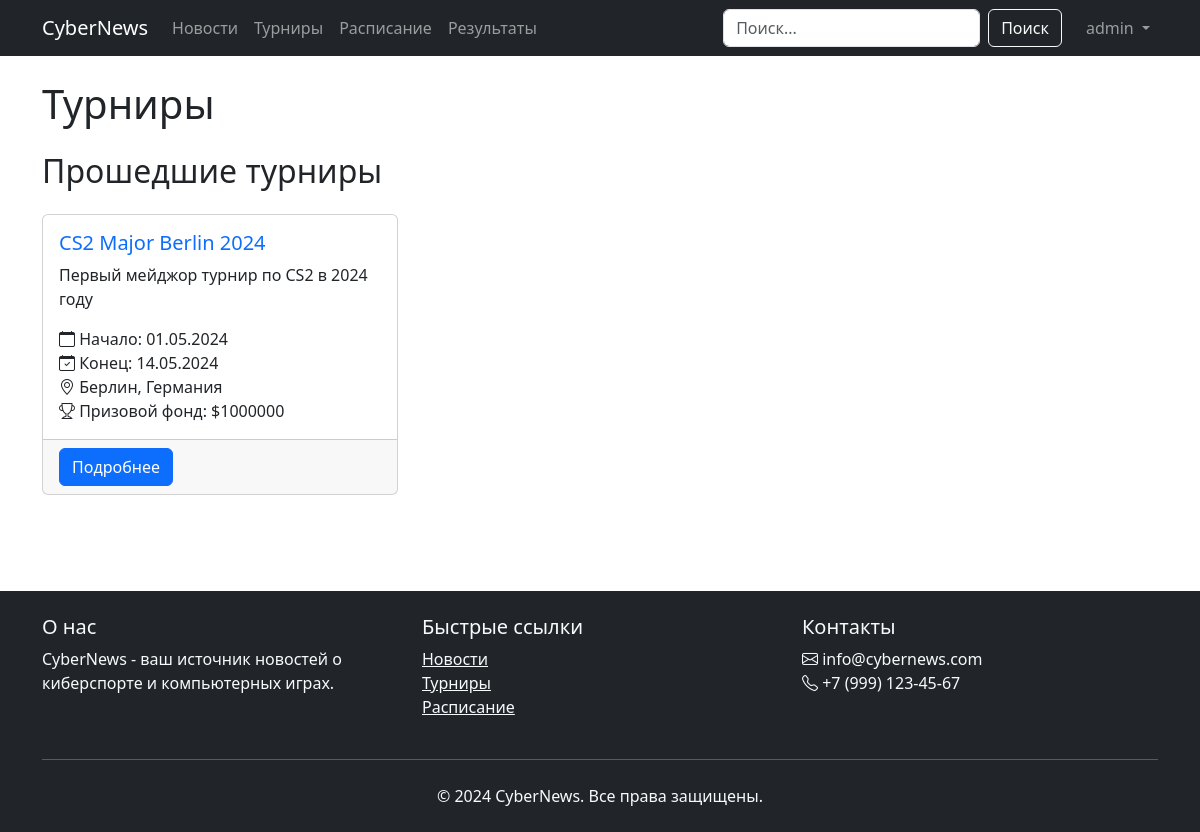
Before: /tournaments/ (signed in) with the older database file.
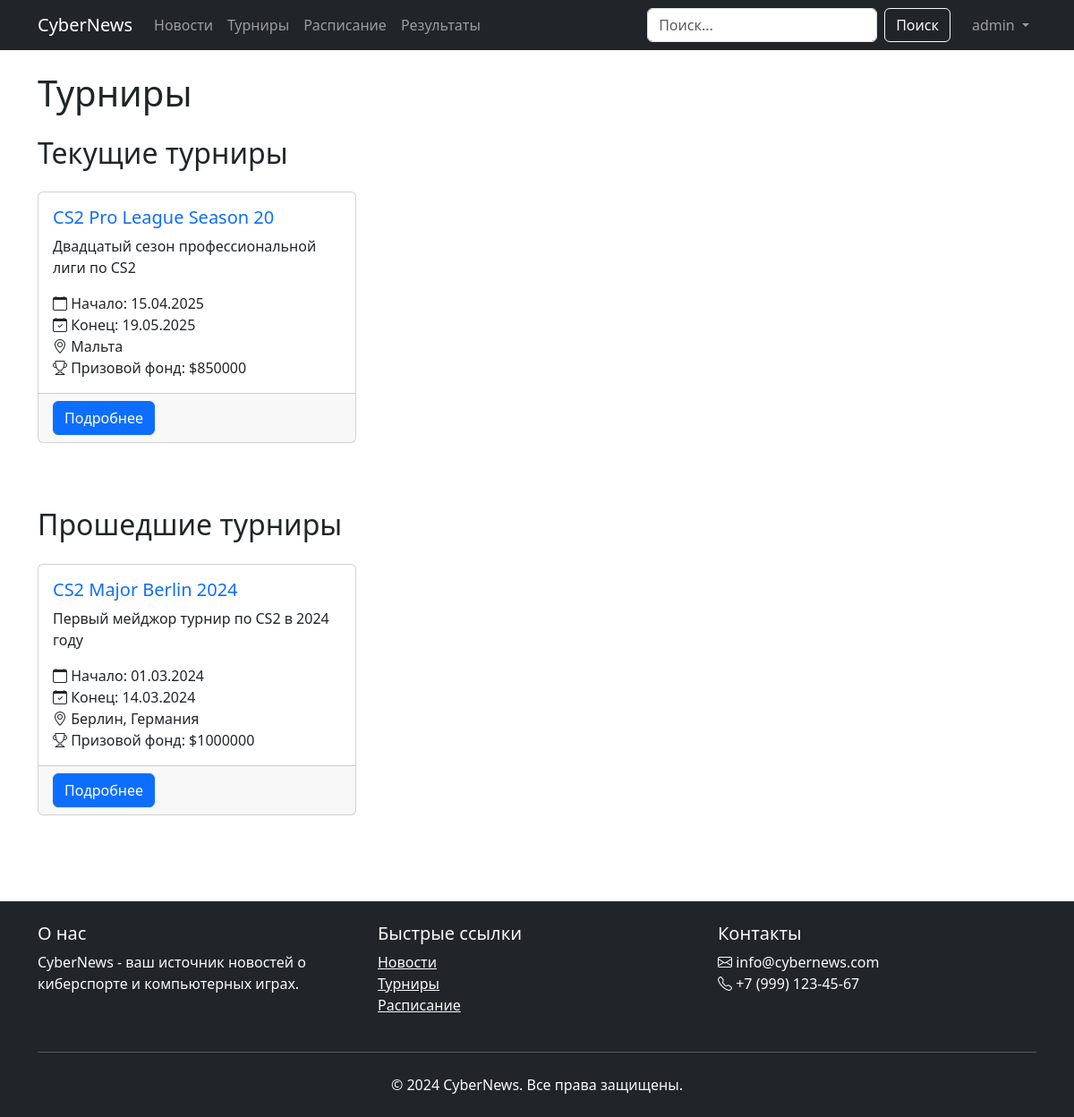
After: the same page with the newer database file.
### tournaments/models.py (models this page shows, shortened)
class Tournament(models.Model):
    name = models.CharField(max_length=200)
    slug = models.SlugField(max_length=200, unique=True, blank=True)
    description = models.TextField()
    start_date = models.DateField(default=timezone.now)
    end_date = models.DateField(default=timezone.now)
    prize_pool = models.IntegerField(default=0)
    location = models.CharField(max_length=200, default='TBA')
    game_type = models.CharField(max_length=50, default='CS2')
    format = models.CharField(max_length=50, default='Single Elimination')
    teams = models.ManyToManyField(Team, related_name='tournaments')
    created_at = models.DateTimeField(auto_now_add=True)
    updated_at = models.DateTimeField(auto_now=True)
    is_active = models.BooleanField(default=True)

### tournaments/views.py (the view)
# urls.py: path('', views.tournament_list, name='tournament_list'),
def tournament_list(request):
    active_tournaments = Tournament.objects.filter(is_active=True)
    upcoming_tournaments = active_tournaments.filter(start_date__gt=datetime.now())
    current_tournaments = active_tournaments.filter(
        start_date__lte=datetime.now(),
        end_date__gte=datetime.now()
    )
    past_tournaments = active_tournaments.filter(end_date__lt=datetime.now())
    return render(request, 'tournaments/tournament_list.html', {
        'upcoming_tournaments': upcoming_tournaments,
        'current_tournaments': current_tournaments,
        'past_tournaments': past_tournaments,
    })

### templates/tournaments/tournament_list.html (shortened to what this page needs)
{% extends 'base.html' %}
{% block content %}
<h1 class="mb-4">Турниры</h1>
{% if current_tournaments %}
    <section class="mb-5">
        <h2 class="mb-4">Текущие турниры</h2>
        <div class="row">
            {% for tournament in current_tournaments %}
                <div class="col-md-6 col-lg-4 mb-4">
                    <div class="card h-100">
                        <div class="card-body">
                            <h3 class="card-title h5">
                                <a href="{% url 'tournaments:tournament_detail' tournament.pk %}" class="text-decoration-none">
                                    {{ tournament.name }}
                                </a>
                            </h3>
                            <p class="card-text">{{ tournament.description|truncatewords:30 }}</p>
                            <ul class="list-unstyled mb-0">
                                <li><i class="bi bi-calendar"></i> Начало: {{ tournament.start_date|date:"d.m.Y" }}</li>
                                <li><i class="bi bi-calendar-check"></i> Конец: {{ tournament.end_date|date:"d.m.Y" }}</li>
                                <li><i class="bi bi-geo-alt"></i> {{ tournament.location }}</li>
                                <li><i class="bi bi-trophy"></i> Призовой фонд: ${{ tournament.prize_pool }}</li>
                            </ul>
                        </div>
                        <div class="card-footer">
                            <a href="{% url 'tournaments:tournament_detail' tournament.pk %}" class="btn btn-primary">
                                Подробнее
                            </a>
                        </div>
                    </div>
                </div>
            {% endfor %}
        </div>
    </section>
{% endif %}
{% if past_tournaments %}
    <section>
        <h2 class="mb-4">Прошедшие турниры</h2>
        <div class="row">
            {% for tournament in past_tournaments %}
                <div class="col-md-6 col-lg-4 mb-4">
                    <div class="card h-100">
                        <div class="card-body">
                            <h3 class="card-title h5">
                                <a href="{% url 'tournaments:tournament_detail' tournament.pk %}" class="text-decoration-none">
                                    {{ tournament.name }}
                                </a>
                            </h3>
                            <p class="card-text">{{ tournament.description|truncatewords:30 }}</p>
                            <ul class="list-unstyled mb-0">
                                <li><i class="bi bi-calendar"></i> Начало: {{ tournament.start_date|date:"d.m.Y" }}</li>
                                <li><i class="bi bi-calendar-check"></i> Конец: {{ tournament.end_date|date:"d.m.Y" }}</li>
                                <li><i class="bi bi-geo-alt"></i> {{ tournament.location }}</li>
                                <li><i class="bi bi-trophy"></i> Призовой фонд: ${{ tournament.prize_pool }}</li>
                            </ul>
                        </div>
                        <div class="card-footer">
                            <a href="{% url 'tournaments:tournament_detail' tournament.pk %}" class="btn btn-primary">
                                Подробнее
                            </a>
                        </div>
                    </div>
                </div>
            {% endfor %}
        </div>
    </section>
{% endif %}
{% endblock %}

Changed rows visible on the page:
added Tournament: name "CS2 Pro League Season 20", description "Двадцатый сезон профессиональной лиги по CS2", start_date "15.04.2025", end_date "19.05.2025", location "Мальта", prize_pool "850000", shown under "Текущие турниры"
changed Tournament "CS2 Major Berlin 2024": start_date "01.05.2024" → "01.03.2024"; end_date "14.05.2024" → "14.03.2024"
Other visible differences:
text now shown: "Текущие турниры"
